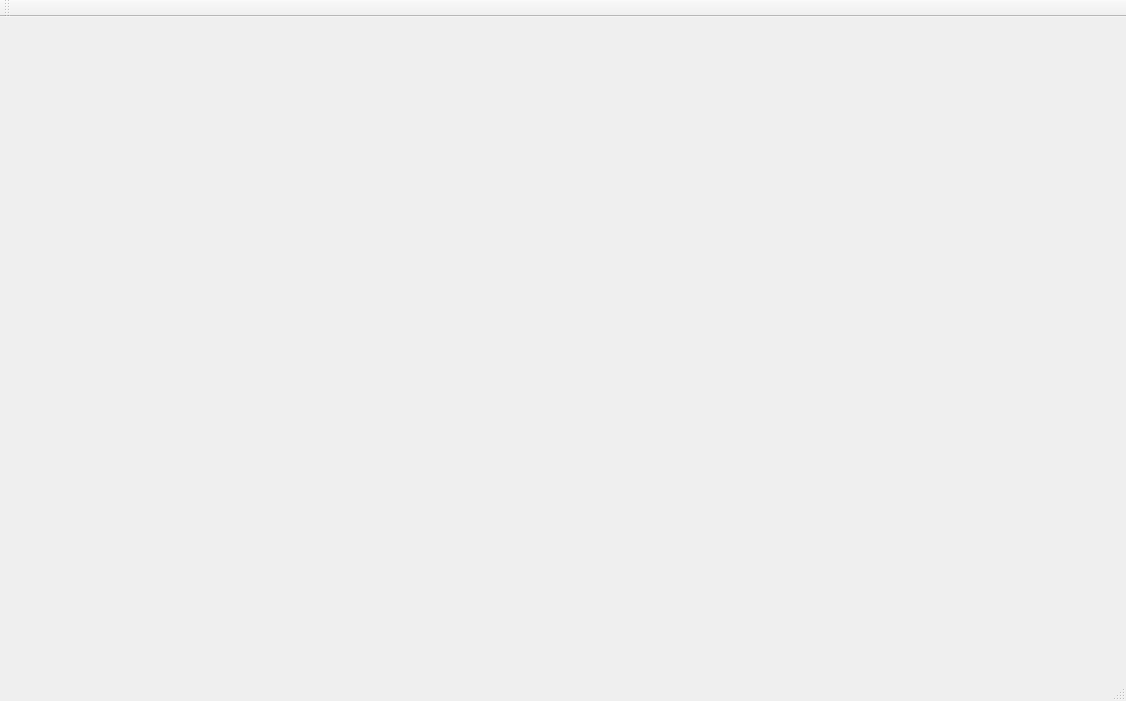
<?xml version="1.0" encoding="UTF-8"?>
<ui version="4.0">
 <class>Analizator</class>
 <widget class="QMainWindow" name="Analizator">
  <property name="geometry">
   <rect>
    <x>0</x>
    <y>0</y>
    <width>1126</width>
    <height>701</height>
   </rect>
  </property>
  <property name="sizePolicy">
   <sizepolicy hsizetype="Fixed" vsizetype="Fixed">
    <horstretch>0</horstretch>
    <verstretch>0</verstretch>
   </sizepolicy>
  </property>
  <property name="windowTitle">
   <string>Analizator</string>
  </property>
  <widget class="QWidget" name="centralWidget">
   <widget class="QWidget" name="verticalLayoutWidget">
    <property name="geometry">
     <rect>
      <x>10</x>
      <y>10</y>
      <width>1101</width>
      <height>611</height>
     </rect>
    </property>
    <layout class="QVBoxLayout" name="verticalLayout">
     <item>
      <widget class="QCustomPlot" name="chart_1" native="true"/>
     </item>
     <item>
      <widget class="QCustomPlot" name="chart_2" native="true"/>
     </item>
    </layout>
   </widget>
  </widget>
  <widget class="QMenuBar" name="menuBar">
   <property name="geometry">
    <rect>
     <x>0</x>
     <y>0</y>
     <width>1126</width>
     <height>34</height>
    </rect>
   </property>
  </widget>
  <widget class="QToolBar" name="mainToolBar">
   <attribute name="toolBarArea">
    <enum>TopToolBarArea</enum>
   </attribute>
   <attribute name="toolBarBreak">
    <bool>false</bool>
   </attribute>
  </widget>
  <widget class="QStatusBar" name="statusBar"/>
 </widget>
 <layoutdefault spacing="6" margin="11"/>
 <customwidgets>
  <customwidget>
   <class>QCustomPlot</class>
   <extends>QWidget</extends>
   <header>qcustomplot.h</header>
   <container>1</container>
  </customwidget>
 </customwidgets>
 <resources/>
 <connections/>
</ui>
